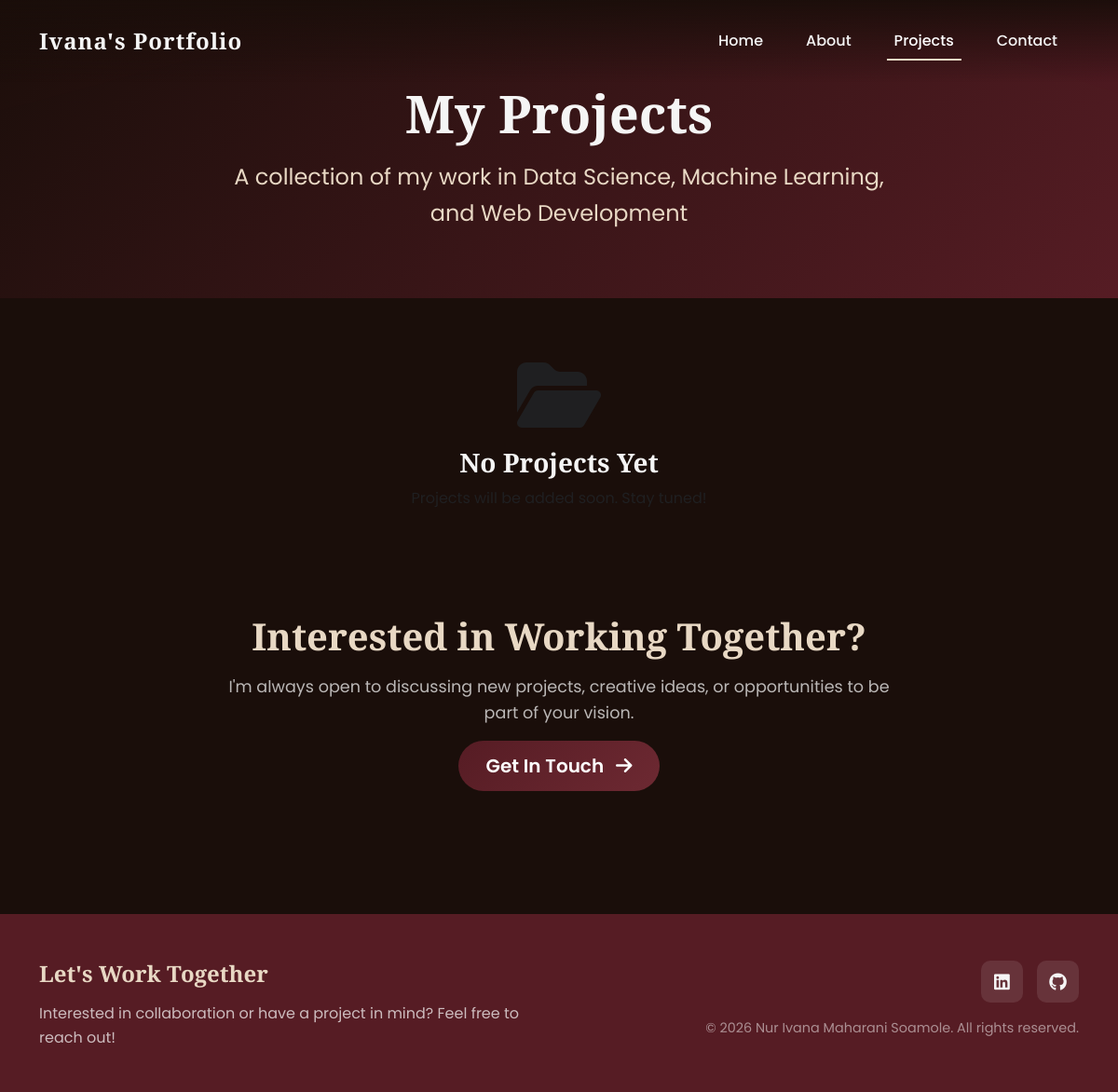
The app's page /projects/, older data.
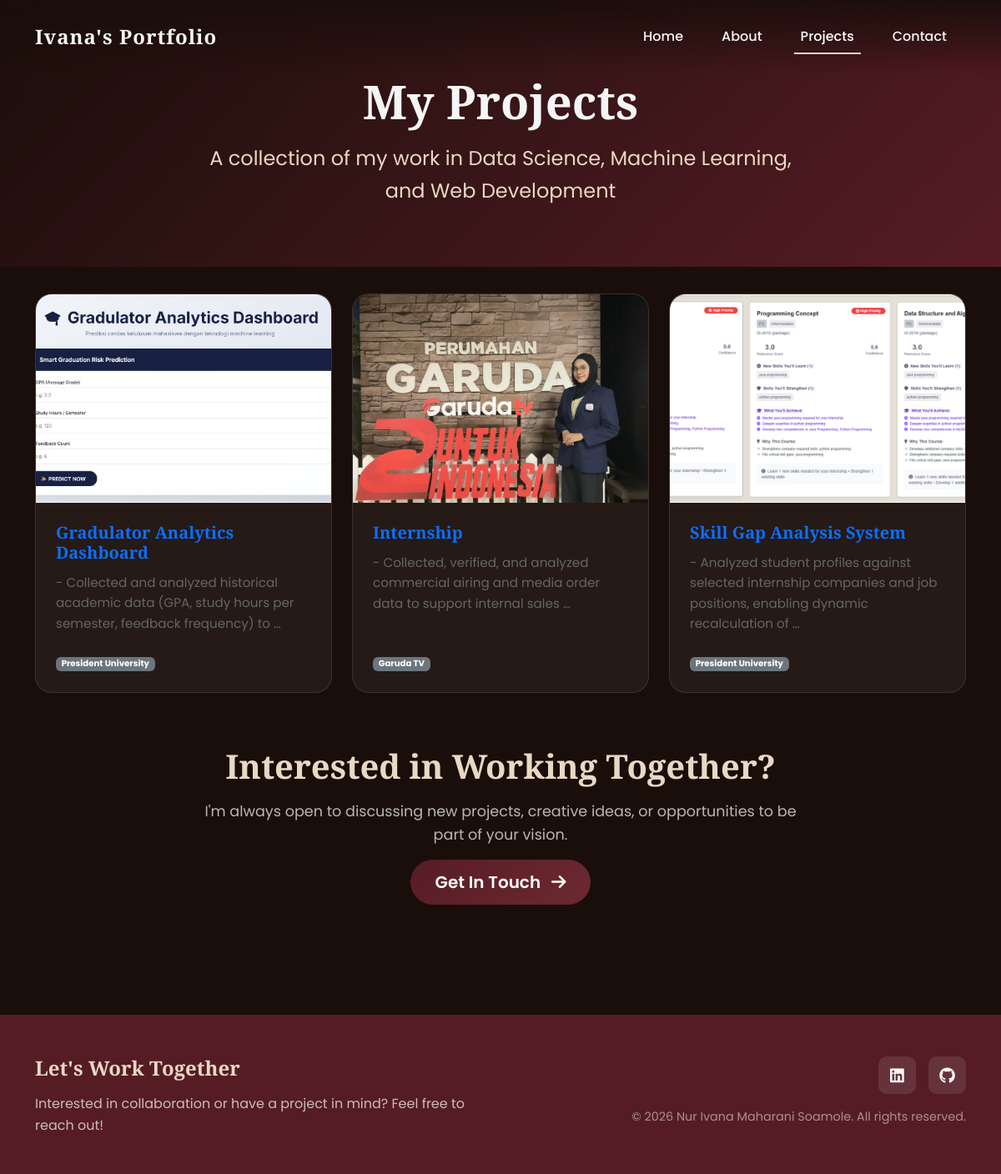
The same page, newer data.
### myapp/models.py (models this page shows, shortened)
class Project(models.Model):
    title = models.CharField(max_length=200)
    slug = models.SlugField(max_length=200, unique=True, blank=True)
    description = models.TextField()
    tech_stack = models.CharField(max_length=300, help_text="Comma-separated tech stack")
    skills_used = models.TextField(help_text="Skills yang digunakan dalam project")
    tools_used = models.TextField(help_text="Tools yang digunakan dalam project")
    role = models.CharField(max_length=200, help_text="Peran Anda dalam project ini")
    category = models.CharField(max_length=100, blank=True, help_text="Kategori project")
    start_date = models.DateField(blank=True, null=True, help_text="Tanggal mulai project")
    end_date = models.DateField(blank=True, null=True, help_text="Tanggal selesai project")
    github_link = models.URLField(blank=True)
    demo_link = models.URLField(blank=True, null=True)
    image = models.ImageField(upload_to='projects/', blank=True, null=True, help_text="Featured/Thumbnail image")
    created_at = models.DateTimeField(auto_now_add=True)
    is_featured = models.BooleanField(default=False, help_text="Tampilkan di homepage")
    class Meta:
        ordering = ['-created_at']
    def get_tech_stack_list(self):
        return [tech.strip() for tech in self.tech_stack.split(',') if tech.strip()]

### myapp/views.py (the view)
# urls.py: path('projects/', views.projects, name='projects'),
def projects(request):
    projects = Project.objects.all()
    context = {
        'projects': projects
    }
    return render(request, 'projects.html', context)

### templates/projects.html (shortened to what this page needs)
{% extends "base.html" %}
{% load static %}
{% block content %}
<section class="hero-section d-flex align-items-center" style="min-height: 40vh; padding: 3rem 0 2rem;">
    <div class="container">
        <div class="row">
            <div class="col-lg-8 mx-auto text-center">
                <h1 class="hero-title mb-3">My Projects</h1>
                <p class="hero-subtitle mb-0">
                    A collection of my work in Data Science, Machine Learning, and Web Development
                </p>
            </div>
        </div>
    </div>
</section>
<section class="featured-projects py-4">
    <div class="container">
        {% if projects %}
        <div class="row g-4">
            {% for project in projects %}
            <div class="col-lg-4 col-md-6 col-sm-12 mb-4">
                <a href="{% url 'myapp:project_detail' project.id %}" class="text-decoration-none">
                    <div class="project-preview-card">
                        <div class="project-preview-image">
                            {% if project.image %}
                            <img src="{{ project.image.url }}" alt="{{ project.title }}">
                            {% else %}
                            <img src="{% static 'images/placeholder.jpg' %}" alt="{{ project.title }}">
                            {% endif %}
                        </div>
                        <div class="project-preview-content">
                            <h4>{{ project.title }}</h4>
                            <p class="project-description">{{ project.description|truncatewords:15 }}</p>
                            <div class="tech-stack mt-2">
                                {% for tech in project.get_tech_stack_list %}
                                <span class="badge bg-secondary me-1">{{ tech }}</span>
                                {% endfor %}
                            </div>
                        </div>
                    </div>
                </a>
            </div>
            {% endfor %}
        </div>
        {% else %}
        <div class="text-center py-4">
            <i class="fas fa-folder-open fa-5x text-muted mb-3"></i>
            <h3>No Projects Yet</h3>
            <p class="text-muted">Projects will be added soon. Stay tuned!</p>
        </div>
        {% endif %}
    </div>
</section>
<section class="cta-section py-4">
    <div class="container">
        <div class="row">
            <div class="col-lg-8 mx-auto text-center">
                <h2 class="section-title mb-3">Interested in Working Together?</h2>
                <p class="section-subtitle mb-3">
                    I'm always open to discussing new projects, creative ideas, or opportunities to be part of your vision.
                </p>
                <a href="{% url 'myapp:contact' %}" class="btn btn-primary btn-lg">
                    Get In Touch <i class="fas fa-arrow-right ms-2"></i>
                </a>
            </div>
        </div>
    </div>
</section>
{% endblock %}

### templates/base.html (shortened to what this page needs)
{% load static %}
<!DOCTYPE html>
<html lang="en">
<head>
    <link href="https://cdn.jsdelivr.net/npm/bootstrap@5.3.0/dist/css/bootstrap.min.css" rel="stylesheet">
    <link rel="stylesheet" href="https://cdnjs.cloudflare.com/ajax/libs/font-awesome/6.4.0/css/all.min.css">
    <link rel="stylesheet" href="{% static 'css/style.css' %}">
</head>
<body>
    <nav class="navbar navbar-expand-lg navbar-dark fixed-top" id="mainNav">
        <div class="container">
            <a class="navbar-brand" href="{% url 'myapp:home' %}">
                <span class="brand-text">Ivana's Portfolio</span>
            </a>
            <div class="collapse navbar-collapse" id="navbarNav">
                <ul class="navbar-nav ms-auto">
                    <li class="nav-item">
                        <a class="nav-link {% if request.resolver_match.url_name == 'home' %}active{% endif %}"
                           href="{% url 'myapp:home' %}">Home</a>
                    </li>
                    <li class="nav-item">
                        <a class="nav-link {% if request.resolver_match.url_name == 'about' %}active{% endif %}"
                           href="{% url 'myapp:about' %}">About</a>
                    </li>
                    <li class="nav-item">
                        <a class="nav-link {% if request.resolver_match.url_name == 'projects' %}active{% endif %}"
                           href="{% url 'myapp:projects' %}">Projects</a>
                    </li>
                    <li class="nav-item">
                        <a class="nav-link {% if request.resolver_match.url_name == 'contact' %}active{% endif %}"
                           href="{% url 'myapp:contact' %}">Contact</a>
                    </li>
                </ul>
            </div>
        </div>
    </nav>
    <main>
        {% block content %}{% endblock %}
    </main>
    <footer class="footer">
        <div class="container">
            <div class="row">
                <div class="col-md-6">
                    <h5 class="footer-title">Let's Work Together</h5>
                    <p class="footer-text">Interested in collaboration or have a project in mind? Feel free to reach out!</p>
                </div>
                <div class="col-md-6 text-md-end">
                    <div class="social-links">
                        <a href="#" class="social-link"><i class="fab fa-linkedin"></i></a>
                        <a href="#" class="social-link"><i class="fab fa-github"></i></a>
                    </div>
                    <p class="footer-copyright mt-3">© 2026 Nur Ivana Maharani Soamole. All rights reserved.</p>
                </div>
            </div>
        </div>
    </footer>
</body>
</html>

### myapp/static/css/style.css (style rules this page uses)
:root { --primary-dark: #561C24; --primary-medium: #6D2932; --secondary-light: #C7B7A3; --accent-cream: #E8D8C4; --text-dark: #2C1810; --text-light: #F5F5F5; --bg-dark: #1A0E0A; }
* { margin: 0; padding: 0; box-sizing: border-box; }
body { font-family: 'Poppins', sans-serif; color: var(--text-light); background-color: var(--bg-dark); line-height: 1.6; overflow-x: hidden; }
h1, h2, h3, h4, h5, h6 { font-family: 'Playfair Display', serif; font-weight: 700; line-height: 1.2; }
a { text-decoration: none; transition: all 0.3s ease; }
.btn-primary { background: linear-gradient(135deg, var(--primary-dark), var(--primary-medium)); border: none; padding: 12px 30px; font-weight: 600; border-radius: 50px; transition: transform 0.3s ease, box-shadow 0.3s ease; }
#mainNav { background: linear-gradient(180deg, rgba(26, 14, 10, 0.95), transparent); padding: 20px 0; transition: all 0.3s ease; }
.navbar-brand .brand-text { font-family: 'Playfair Display', serif; font-size: 1.5rem; font-weight: 700; color: var(--text-light); letter-spacing: 1px; }
.navbar-nav .nav-link { color: var(--text-light); margin: 0 15px; font-weight: 500; position: relative; padding: 8px 0; }
.navbar-nav .nav-link::after { content: ''; position: absolute; width: 0; height: 2px; bottom: 0; left: 50%; background: var(--accent-cream); transition: all 0.3s ease; transform: translateX(-50%); }
.navbar-nav .nav-link:hover::after, .navbar-nav .nav-link.active::after { width: 100%; }
.hero-section { min-height: 100vh; background: linear-gradient(135deg, var(--bg-dark) 0%, var(--primary-dark) 100%); position: relative; overflow: hidden; }
.hero-section::before { content: ''; position: absolute; top: 0; left: 0; width: 100%; height: 100%; background-size: cover; opacity: 0.3; }
.hero-title { font-size: 3.5rem; margin-bottom: 20px; color: var(--text-light); }
.hero-subtitle { font-size: 1.5rem; color: var(--accent-cream); margin-bottom: 20px; font-weight: 400; }
.section-title { font-size: 2.5rem; color: var(--accent-cream); margin-bottom: 15px; }
.section-subtitle { font-size: 1.1rem; color: rgba(255, 255, 255, 0.7); margin-bottom: 30px; }
.featured-projects { background: var(--bg-dark); padding: 80px 0; }
.project-preview-card, .project-card { background: rgba(255, 255, 255, 0.05); border-radius: 20px; overflow: hidden; transition: all 0.3s ease; border: 1px solid rgba(255, 255, 255, 0.1); height: 100%; }
.project-preview-image, .project-image { position: relative; overflow: hidden; height: 250px; }
.project-preview-image img, .project-image img { width: 100%; height: 100%; object-fit: cover; transition: transform 0.5s ease; }
.project-preview-content, .project-content { padding: 25px; }
.project-description { color: rgba(255, 255, 255, 0.7); font-size: 0.95rem; margin-bottom: 15px; }
.project-tech, .tech-stack { color: var(--secondary-light); font-size: 0.85rem; }
.footer { background: var(--primary-dark); padding: 50px 0 30px; margin-top: 100px; }
.footer-title { color: var(--accent-cream); font-size: 1.5rem; margin-bottom: 15px; }
.footer-text { color: rgba(255, 255, 255, 0.7); }
.social-links { display: flex; gap: 15px; justify-content: flex-end; }
.social-link { width: 45px; height: 45px; background: rgba(255, 255, 255, 0.1); border-radius: 10px; display: flex; align-items: center; justify-content: center; color: var(--text-light); font-size: 1.2rem; transition: all 0.3s ease; }
.footer-copyright { color: rgba(255, 255, 255, 0.5); font-size: 0.9rem; }

Row changes from the older to the newer data that the page shows:
added Project: image (picture), title "Gradulator Analytics Dashboard", description "- Collected and analyzed historical academic data (GPA, study hours per semester, feedback frequency) to …", get_tech_stack_list "President University"
added Project: image (picture), title "Internship", description "- Collected, verified, and analyzed commercial airing and media order data to support internal sales …", get_tech_stack_list "Garuda TV"
added Project: image (picture), title "Skill Gap Analysis System", description "- Analyzed student profiles against selected internship companies and job positions, enabling dynamic recalculation of …", get_tech_stack_list "President University"
Text that changed along with them:
text no longer shown: "No Projects Yet"
